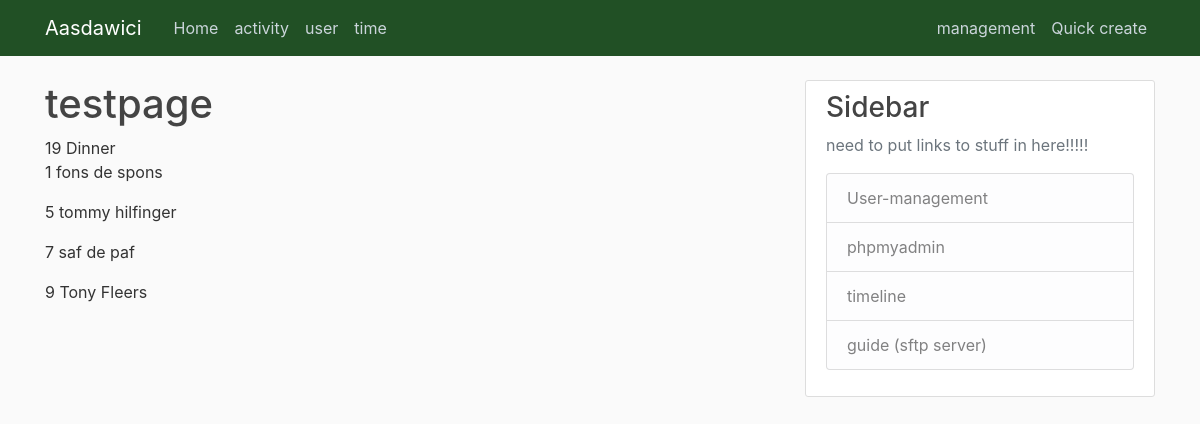
The app's page /overview/test/ with its own data.
### overview/models.py (models this page shows, shortened)
class Activity(models.Model):
    activityID = models.AutoField(primary_key=True)
    activityName = models.CharField(max_length=500)
    startTime = models.DateTimeField(default=timezone.now)
    endTime = models.DateTimeField(default=timezone.now)
    activityImage = models.TextField()
    isComplete = models.BooleanField()
    userID = models.ForeignKey(UserA, on_delete=models.CASCADE, null=True)
    def __str__(self):
        return '{} {}'.format(self.activityID, self.activityName)

class UserA(models.Model):
    userID = models.AutoField(primary_key=True)
    userName = models.TextField()
    allowDigitalTime = models.BooleanField(default=False)
    def __str__(self):
        return '{} {}'.format(self.userID, self.userName)

### overview/views.py (the view)
# urls.py: path('overview/test/', views.testPage, name='test')
def testPage(request):
    content = {
        'testdata' : Activity.objects.last(),
        'users' : UserA.objects.all()
    }
    return render(request, 'overview/test.html', content)

### overview/templates/overview/test.html (shortened to what this page needs)
{% extends 'overview/base.html' %}
{% block content %}
<h1>testpage</h1>
{{testdata}}
{% for value in users %}
<p>
{{value}}
</p>
{% endfor %}
{% endblock content %}

### overview/static/overview/main.css (style rules this page uses)
body { background: #fafafa; color: #333333; margin-top: 5rem; }
h1, h2, h3, h4, h5, h6 { color: #444444; }

### records on screen
Activity: activityID+activityName "19 Dinner"
UserA: userID+userName "1 fons de spons"
UserA: userID+userName "5 tommy hilfinger"
UserA: userID+userName "7 saf de paf"
UserA: userID+userName "9 Tony Fleers"
